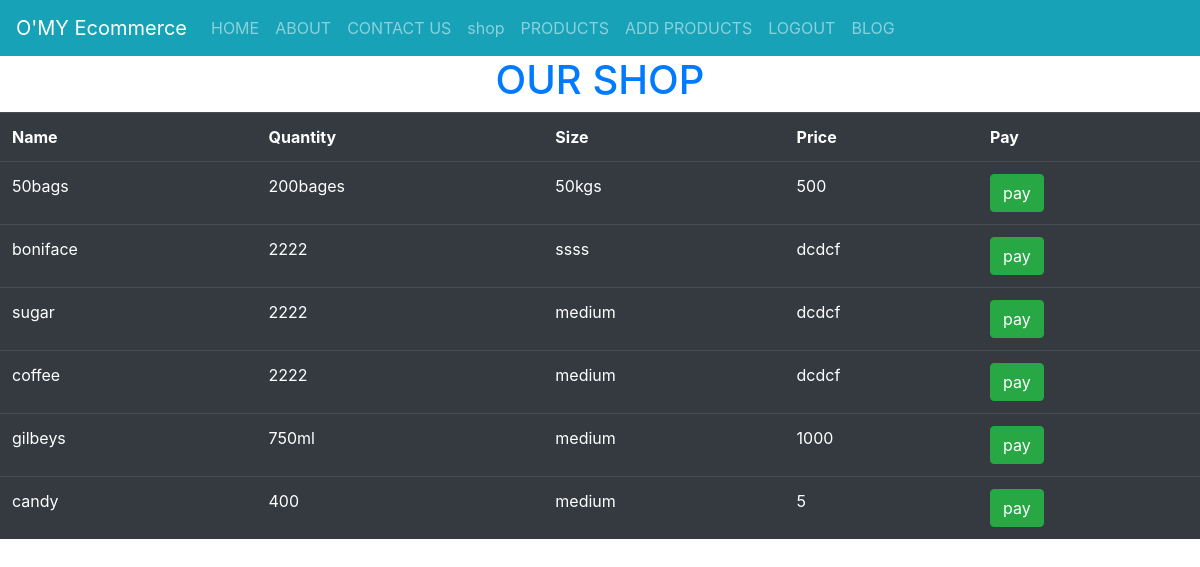
/shop/ (signed in), run on the app's committed database.
### morningDjangoHtmlFormsprojects/models.py (models this page shows)
class Products(models.Model):
    name = models.CharField(max_length=30, blank=False, null=False)
    qtty = models.CharField(max_length=30, blank=False, null=False)
    size = models.CharField(max_length=20, blank=False, null=False)
    price = models.CharField(max_length=20, blank=False, null=False)

### morningDjangoHtmlFormsprojects/views.py (the view)
# urls.py: path('shop/', user_views.shop, name='shop'),
def shop(request):
    all_products = Products.objects.all()
    context = {"all_products": all_products}
    return render(request, 'shop.html', context)

### templates/shop.html
{% extends 'master.html' %}
{% load static %}
{% block content %}
<div>
<h1 class="text-primary text-center">OUR SHOP</h1>
<table class="table table-dark table-hover">
    <tr>
        <th>Name</th>
        <th>Quantity</th>
        <th>Size</th>
        <th>Price</th>
        <th>Pay</th>
    </tr>
    {% for product in  all_products %}
        <tr>
            <td>{{ product.name }}</td>
            <td>{{ product.qtty }}</td>
            <td>{{ product.size }}</td>
            <td>{{ product.price }}</td>
            <td><a  class="btn btn-success" href="/pay/{{ product.id }}">pay</a></td>
        </tr>
    {% endfor %}
</table>
</div>
{% endblock %}

### data on the page
Products: name "50bags", qtty "200bages", size "50kgs", price "500"
Products: name "boniface", qtty "2222", size "ssss", price "dcdcf"
Products: name "sugar", qtty "2222", size "medium", price "dcdcf"
Products: name "coffee", qtty "2222", size "medium", price "dcdcf"
Products: name "gilbeys", qtty "750ml", size "medium", price "1000"
Products: name "candy", qtty "400", size "medium", price "5"
